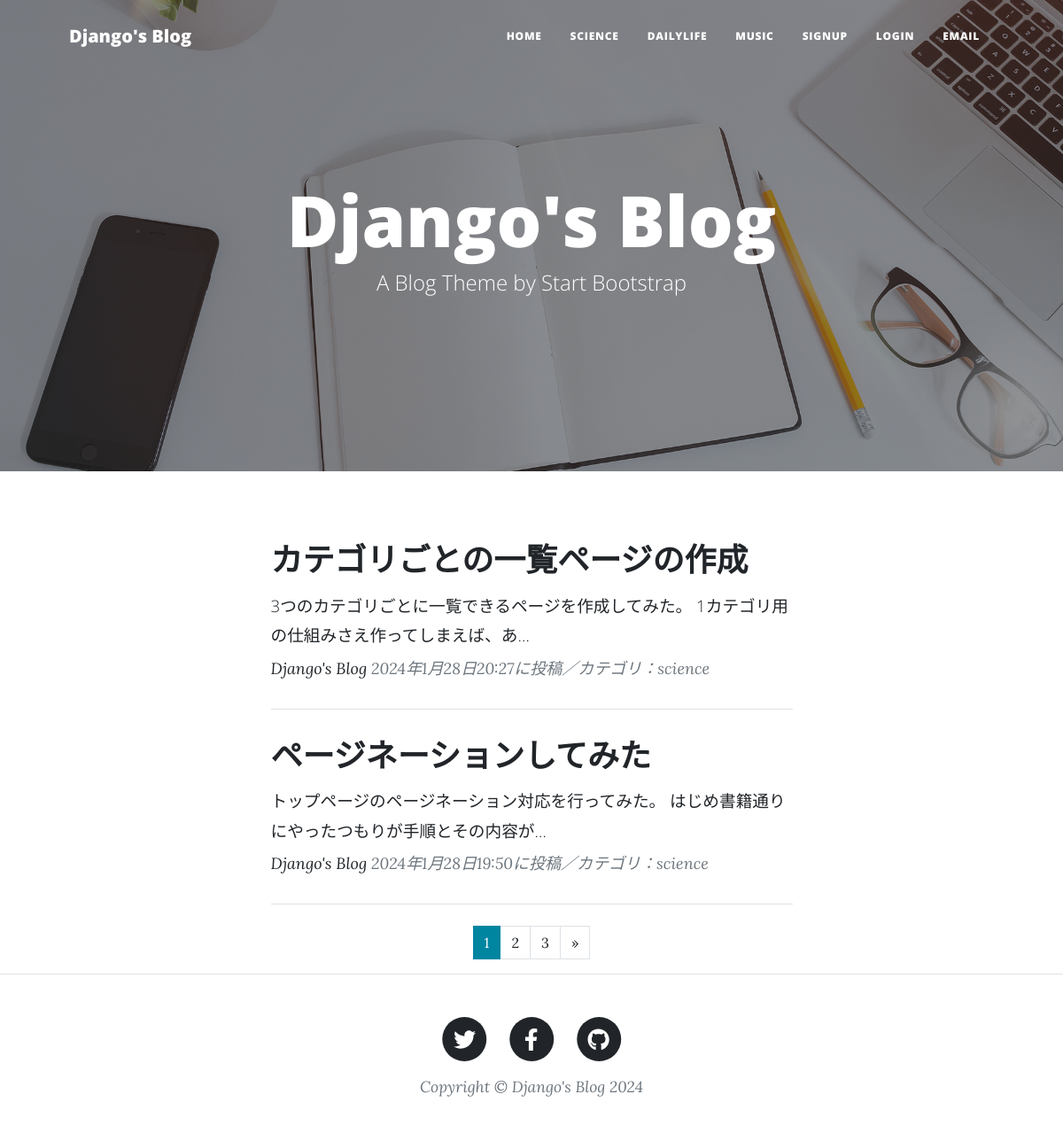
The page / on the database its author committed.
### blog1/models.py (models this page shows, shortened)
class BlogPost(models.Model):
    CATEGORY = (('science', '科学のこと'),
                ('dailylife', '日常のこと'),
                ('music', '音楽のこと'))
    title = models.CharField(verbose_name='タイトル',
                             max_length=200
                             )
    content = models.TextField(
        verbose_name='本文'
    )
    posted_at = models.DateTimeField(
        verbose_name='投稿日時',
        auto_now_add=True
    )
    category = models.CharField(
        verbose_name='カテゴリ',
        max_length=50,
        choices=CATEGORY
    )

### blog1/views.py (the view)
# urls.py: path('', views.IndexView.as_view(), name='index'),
class IndexView(ListView):
    template_name = 'index.html'
    context_object_name = 'orderby_records'
    queryset = BlogPost.objects.order_by('-posted_at')
    paginate_by = 2

### blog1/templates/index.html
{% extends "base.html" %}
{% load static %}
{% block header %}
<header class="masthead" style="background-image: url({% static 'assets/img/home-bg.jpg' %})">
    <div class="container position-relative px-4 px-lg-5">
        <div class="row gx-4 gx-lg-5 justify-content-center">
            <div class="col-md-10 col-lg-8 col-xl-7">
                <div class="site-heading">
                    <h1>Django's Blog</h1>
                    <span class="subheading">A Blog Theme by Start Bootstrap</span>
                </div>
            </div>
        </div>
    </div>
</header>
{% endblock %}
{% block contents %}
<div class="container px-4 px-lg-5">
    <div class="row gx-4 gx-lg-5 justify-content-center">
        <div class="col-md-10 col-lg-8 col-xl-7">
            {% for record in orderby_records %}
            <div class="post-preview">
                <a href="{% url 'blog1:blog_detail' record.pk %}">
                    <h2 class="post-title">{{record.title}}</h2>
                    <h3 class="post-subtitle">
                        <span style="font-size: 14pt">{{record.content|truncatechars:50}}</span>
                    </h3>
                </a>
                <p class="post-meta">
                    <a href="#">Django's Blog</a>
                    {{record.posted_at}}に投稿／カテゴリ：{{record.category}}
                </p>
            </div>
            <hr class="my-4" />
            {% endfor %}
            {% include "pagination.html" %}
        </div>
    </div>
</div>
{% endblock %}

### blog1/templates/base.html (shortened to what this page needs)
{% load static %}
<!DOCTYPE html>
<html lang="ja">
    <head>
        <link href={% static 'css/styles.css' %} rel="stylesheet" />
    </head>
    <body>
        <nav class="navbar navbar-expand-lg navbar-dark" id="mainNav">
            <div class="container px-4 px-lg-5">
                <a class="navbar-brand" href={% url 'blog1:index' %}>Django's Blog</a>
                <div class="collapse navbar-collapse navbar-expand" id="navbarResponsive">
                    <ul class="navbar-nav ms-auto py-4 py-lg-0">
                        <li class="nav-item"><a class="nav-link px-lg-3 py-3 py-lg-4" href={% url 'blog1:index' %}>Home</a></li>
                        <li class="nav-item"><a class="nav-link px-lg-3 py-3 py-lg-4" href="{% url 'blog1:science_list' %}">SCIENCE</a></li>
                        <li class="nav-item"><a class="nav-link px-lg-3 py-3 py-lg-4" href="{% url 'blog1:dailylife_list' %}">DAILYLIFE</a></li>
                        <li class="nav-item"><a class="nav-link px-lg-3 py-3 py-lg-4" href="{% url 'blog1:music_list' %}">MUSIC</a></li>
                        {% if user.is_authenticated %}
                        <form method="post" action="{% url 'accounts:logout' %}">
                            {% csrf_token %}
                            <li class="nav-item"><button type="submit" class="nav-link px-lg-3 py-3 py-lg-4" style="font-size: 0.75rem; font-weight: 800; letter-spacing: 0.0625em; text-transform: uppercase; border: none; background-color: transparent; color: #fff;">LOGOUT</button></li>
                        </form>
                        {% comment %} <li class="nav-item"><a class="nav-link px-lg-3 py-3 py-lg-4" href="{% url 'accounts:logout' %}">LOGOUT</a></li> {% endcomment %}
                        <li class="nav-item"><a class="nav-link px-lg-3 py-3 py-lg-4" href="#">PASSWORD RESET</a></li>
                        {% else %}
                        <li class="nav-item"><a class="nav-link px-lg-3 py-3 py-lg-4" href="{% url 'accounts:signup' %}">SIGNUP</a></li>
                        <li class="nav-item"><a class="nav-link px-lg-3 py-3 py-lg-4" href="{% url 'accounts:login' %}">LOGIN</a></li>
                        {% endif %}
                        <li class="nav-item"><a class="nav-link px-lg-3 py-3 py-lg-4" href="mailto:kurosaki@quinpallet.jp">EMAIL</a></li>
                    </ul>
                </div>
            </div>
        </nav>
        {% block header %}{% endblock %}
        {% block contents %}{% endblock %}
        <footer class="border-top">
            <div class="container px-4 px-lg-5">
                <div class="row gx-4 gx-lg-5 justify-content-center">
                    <div class="col-md-10 col-lg-8 col-xl-7">
                        <ul class="list-inline text-center">
                            <li class="list-inline-item">
                                <a href="https://twitter.com/">
                                    <span class="fa-stack fa-lg">
                                        <i class="fas fa-circle fa-stack-2x"></i>
                                        <i class="fab fa-twitter fa-stack-1x fa-inverse"></i>
                                    </span>
                                </a>
                            </li>
                            <li class="list-inline-item">
                                <a href="https://www.facebook.com/">
                                    <span class="fa-stack fa-lg">
                                        <i class="fas fa-circle fa-stack-2x"></i>
                                        <i class="fab fa-facebook-f fa-stack-1x fa-inverse"></i>
                                    </span>
                                </a>
                            </li>
                            <li class="list-inline-item">
                                <a href="https://github.co.jp/">
                                    <span class="fa-stack fa-lg">
                                        <i class="fas fa-circle fa-stack-2x"></i>
                                        <i class="fab fa-github fa-stack-1x fa-inverse"></i>
                                    </span>
                                </a>
                            </li>
                        </ul>
                        <div class="small text-center text-muted fst-italic">Copyright &copy; Django's Blog 2024</div>
                    </div>
                </div>
            </div>
        </footer>
    </body>
</html>

### blog1/templates/pagination.html (shortened to what this page needs)
<ul class="pagination" style="justify-content:center">
    {% for num in page_obj.paginator.page_range %}
        {% if page_obj.number == num %}
        <li class="page-item active">
            <span class="page-link">{{ num }}</span>
        </li>
        {% else %}
        <li class="page-item">
            <a class="page-link" href="?page={{ num }}">{{ num }}</a>
        </li>
        {% endif %}
    {% endfor %}
    {% if page_obj.has_next %}
    <li class="page-item">
        <a class="page-link" href="?page={{ page_obj.next_page_number }}" aria-label="Next">
            <span aria-hidden="true">&raquo;</span>
        </a>
    </li>
{% endif %}
</ul>

### rows shown on the page
BlogPost: title "カテゴリごとの一覧ページの作成", content "3つのカテゴリごとに一覧できるページを作成してみた。 1カテゴリ用の仕組みさえ作ってしまえば、あ…", posted_at "2024年1月28日20:27", category "science"
BlogPost: title "ページネーションしてみた", content "トップページのページネーション対応を行ってみた。 はじめ書籍通りにやったつもりが手順とその内容が…", posted_at "2024年1月28日19:50", category "science"

### other values the page prints
{{ num }} "1"
{{ num }} "2" "3"
